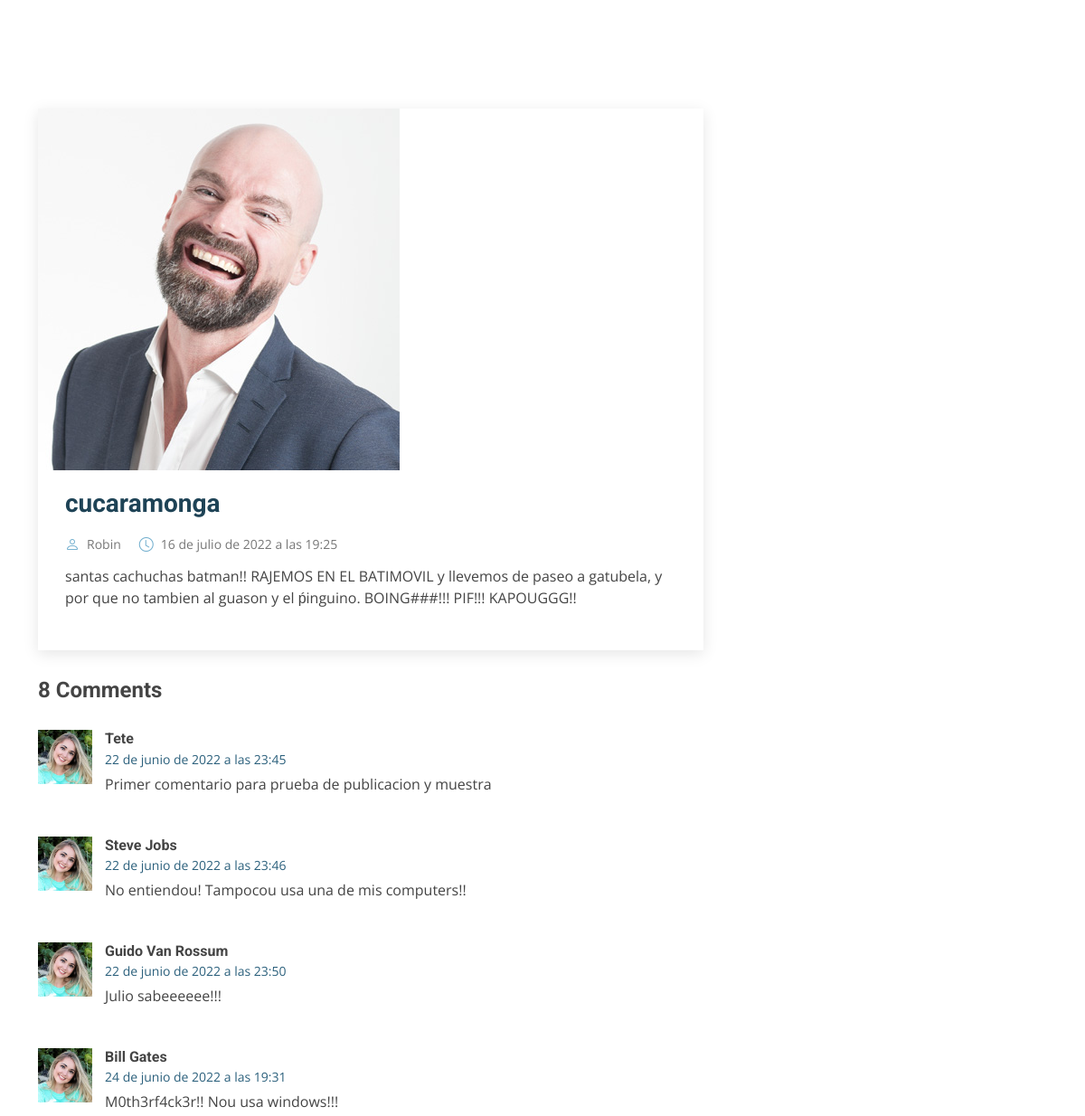
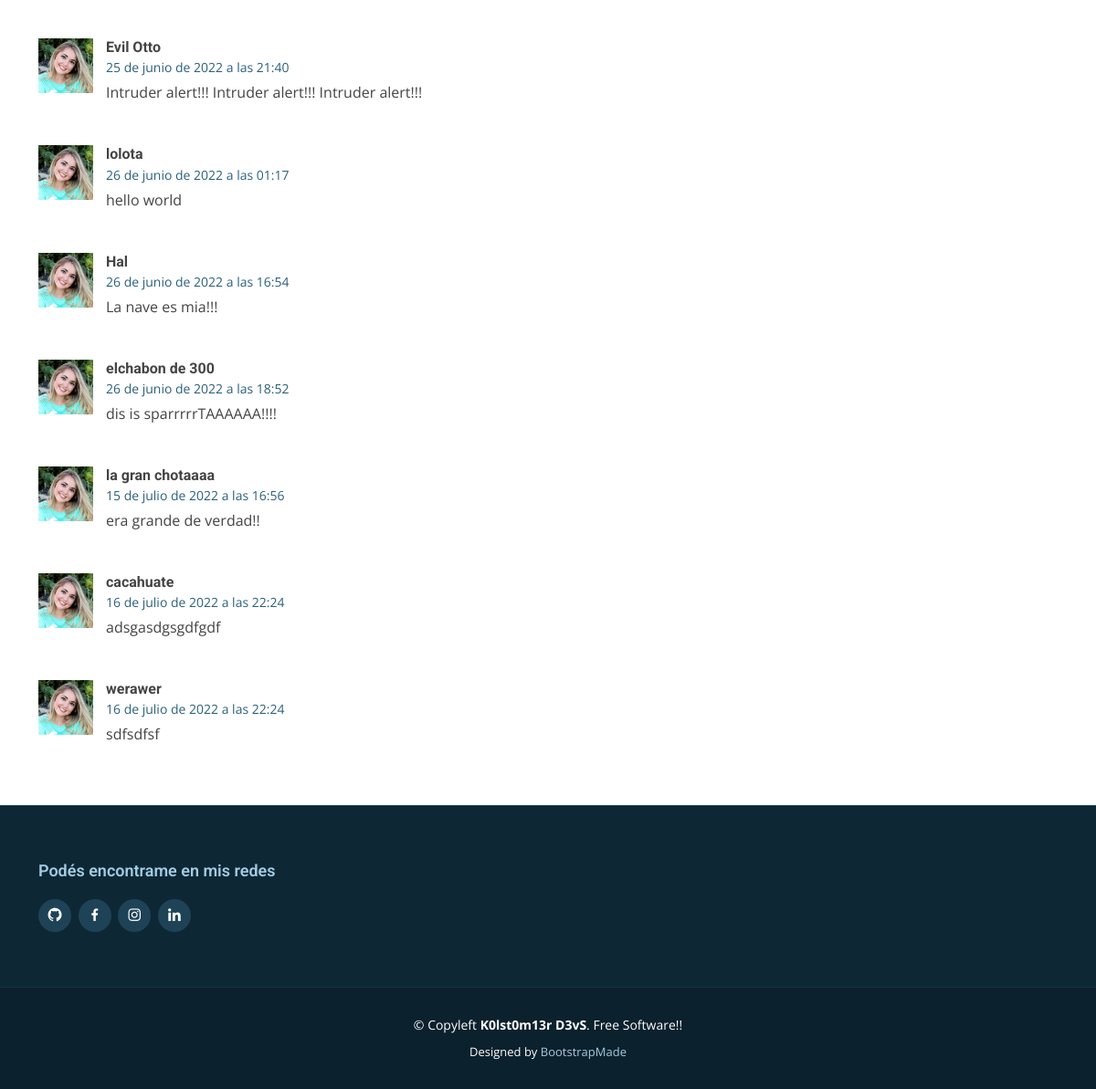
Screenshot of /blogSingle/30/ with the database file from the repository (2 pictures, top to bottom).
### DjangoApp/models.py (models this page shows, shortened)
class Post(models.Model):
    titulo = models.CharField(max_length=40)
    imagen = models.ImageField(upload_to="blog/", null=True)
    post = models.TextField()
    autor = models.CharField(max_length=40)
    fecha = models.DateTimeField(auto_now_add=True)

class Comentarios(models.Model):
    nombre = models.CharField(max_length=40)
    comentario = models.TextField()
    creado = models.DateTimeField(auto_now_add=True)

### DjangoApp/views.py (the view)
# urls.py: path('blogSingle',views.comentarios, name="comentarios"),
def blogSingle(request, post_id):
    post = Post.objects.get(id=post_id)
    comentarios = Comentarios.objects.all()
    ctx = {"post": post, "comentarios": comentarios}
    return render(request, 'DjangoApp/blogSingle.html', ctx)

### DjangoApp/templates/DjangoApp/blogSingle.html (shortened to what this page needs)
{% extends "DjangoApp/base.html" %}
{% load static %}
{% block contenido %}
  <main id="main">
    <section id="blog" class="blog">
      <div class="container" data-aos="fade-up">
        <div class="row">
          <div class="col-lg-8 entries">
            <article class="entry entry-single">
              <div class="entry-img">
                <img src="{{ post.imagen.url }}" alt="" class="img-fluid">
              </div>
              <h2 class="entry-title">
                <a href="#">{{post.titulo}}</a>
              </h2>
              <div class="entry-meta">
                <ul>
                  <li class="d-flex align-items-center"><i class="bi bi-person"></i> <a href="{% url 'acerca' %}">{{post.autor}}</a></li>
                  <li class="d-flex align-items-center"><i class="bi bi-clock"></i> <a href="#"><time datetime="2020-01-01">{{post.fecha}}</time></a></li>
                </ul>
              </div>
              <div class="entry-content">
                <p>
                    {{post.post}}
                </p>
              </div>
            </article>
            <div class="blog-comments">
              <h4 class="comments-count">8 Comments</h4>
        {% for comentario in comentarios %}
              <div id="comment-1" class="comment">
                <div class="d-flex">
                  <div class="comment-img"><img src="assets/img/blog/comments-1.jpg" alt=""></div>
                  <div>
                    <h5><a href="">{{comentario.nombre}}</a>{% if user.is_authenticated %}<a href="{% url 'comentarios' %}" class="reply"><i class="bi bi-reply-fill"></i> Reply</a>{% endif %}</h5>
                    <time datetime="2020-01-01">{{comentario.creado}}</time>
                    <p>
                      {{comentario.comentario}}
                    </p>
                  </div>
                </div>
              </div>
                {% endfor %}
            </div>
          </div>
          <div class="col-lg-4">
          </div>
        </div>
      </div>
    </section>
  </main>
{% endblock %}

### DjangoApp/static/DjangoApp/assets/css/style.css (style rules this page uses)
body { font-family: "Open Sans", sans-serif; color: #444; }
a { color: #4fa6d5; text-decoration: none; }
h1, h2, h3, h4, h5, h6, .font-primary { font-family: "Roboto", sans-serif; }
#main { margin-top: 80px; }
section { padding: 60px 0; }
.blog { padding: 40px 0 20px 0; }
.blog .entry { padding: 30px; margin-bottom: 60px; box-shadow: 0 4px 16px rgba(0, 0, 0, 0.1); }
.blog .entry .entry-img { max-height: 440px; margin: -30px -30px 20px -30px; overflow: hidden; }
.blog .entry .entry-title { font-size: 28px; font-weight: bold; padding: 0; margin: 0 0 20px 0; }
.blog .entry .entry-title a { color: #1e4356; transition: 0.3s; }
.blog .entry .entry-meta { margin-bottom: 15px; color: #72afce; }
.blog .entry .entry-meta ul { display: flex; flex-wrap: wrap; list-style: none; align-items: center; padding: 0; margin: 0; }
.blog .entry .entry-meta ul li + li { padding-left: 20px; }
.blog .entry .entry-meta i { font-size: 16px; margin-right: 8px; line-height: 0; }
.blog .entry .entry-meta a { color: #777777; font-size: 14px; display: inline-block; line-height: 1; }
.blog .entry .entry-content p { line-height: 24px; }
.blog .entry-single { margin-bottom: 30px; }
.blog .blog-comments { margin-bottom: 30px; }
.blog .blog-comments .comments-count { font-weight: bold; }
.blog .blog-comments .comment { margin-top: 30px; position: relative; }
.blog .blog-comments .comment .comment-img { margin-right: 14px; }
.blog .blog-comments .comment .comment-img img { width: 60px; }
.blog .blog-comments .comment h5 { font-size: 16px; margin-bottom: 2px; }
.blog .blog-comments .comment h5 a { font-weight: bold; color: #444; transition: 0.3s; }
.blog .blog-comments .comment time { display: block; font-size: 14px; color: #2b607c; margin-bottom: 5px; }

### rows the page displays
Post: imagen (picture), titulo "cucaramonga", autor "Robin", fecha "16 de julio de 2022 a las 19:25", post "santas cachuchas batman!! RAJEMOS EN EL BATIMOVIL y llevemos de paseo a gatubela, y por que no tambien al guason y el ṕinguino. BOING###!!! PIF!!! KAPOUGGG!!"
Comentarios: nombre "Tete", creado "22 de junio de 2022 a las 23:45", comentario "Primer comentario para prueba de publicacion y muestra"
Comentarios: nombre "Steve Jobs", creado "22 de junio de 2022 a las 23:46", comentario "No entiendou! Tampocou usa una de mis computers!!"
Comentarios: nombre "Guido Van Rossum", creado "22 de junio de 2022 a las 23:50", comentario "Julio sabeeeeee!!!"
Comentarios: nombre "Bill Gates", creado "24 de junio de 2022 a las 19:31", comentario "M0th3rf4ck3r!! Nou usa windows!!!"
Comentarios: nombre "Evil Otto", creado "25 de junio de 2022 a las 21:40", comentario "Intruder alert!!! Intruder alert!!! Intruder alert!!!"
Comentarios: nombre "lolota", creado "26 de junio de 2022 a las 01:17", comentario "hello world"
Comentarios: nombre "Hal", creado "26 de junio de 2022 a las 16:54", comentario "La nave es mia!!!"
Comentarios: nombre "elchabon de 300", creado "26 de junio de 2022 a las 18:52", comentario "dis is sparrrrrTAAAAAA!!!!"
Comentarios: nombre "la gran chotaaaa", creado "15 de julio de 2022 a las 16:56", comentario "era grande de verdad!!"
Comentarios: nombre "cacahuate", creado "16 de julio de 2022 a las 22:24", comentario "adsgasdgsgdfgdf"
Comentarios: nombre "werawer", creado "16 de julio de 2022 a las 22:24", comentario "sdfsdfsf"
